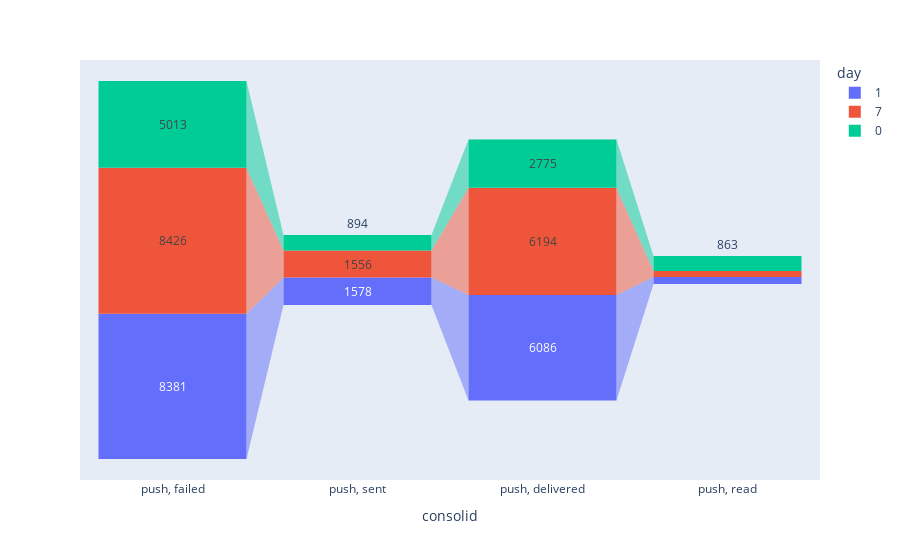

Notebook code for this chart:
### Code cell
fig = px.funnel(
                df_funnel_push, x='consolid', y='clients',
                color = 'day'
                )
fig.show()

### Figure 1 — Plotly figure (JSON) as saved in the notebook; plotly's stock layout.template omitted (floating-point values rounded to 4 significant figures)
{"data": [{"hovertemplate": "day=1<br>consolid=%{x}<br>clients=%{y}<extra></extra>", "legendgroup": "1", "marker": {"color": "#636efa"}, "name": "1", "orientation": "v", "showlegend": true, "type": "funnel", "x": ["push, failed", "push, sent", "push, delivered", "push, read"], "xaxis": "x", "y": [8381, 1578, 6086, 394], "yaxis": "y"}, {"hovertemplate": "day=7<br>consolid=%{x}<br>clients=%{y}<extra></extra>", "legendgroup": "7", "marker": {"color": "#EF553B"}, "name": "7", "orientation": "v", "showlegend": true, "type": "funnel", "x": ["push, failed", "push, sent", "push, delivered", "push, read", null], "xaxis": "x", "y": [8426, 1556, 6194, 350, 4], "yaxis": "y"}, {"hovertemplate": "day=0<br>consolid=%{x}<br>clients=%{y}<extra></extra>", "legendgroup": "0", "marker": {"color": "#00cc96"}, "name": "0", "orientation": "v", "showlegend": true, "type": "funnel", "x": ["push, failed", "push, sent", "push, delivered", "push, read"], "xaxis": "x", "y": [5013, 894, 2775, 863], "yaxis": "y"}], "layout": {"legend": {"title": {"text": "day"}, "tracegroupgap": 0}, "margin": {"t": 60}, "xaxis": {"anchor": "y", "domain": [0, 1], "title": {"text": "consolid"}}, "yaxis": {"anchor": "x", "domain": [0, 1], "title": {"text": "clients"}}}}
